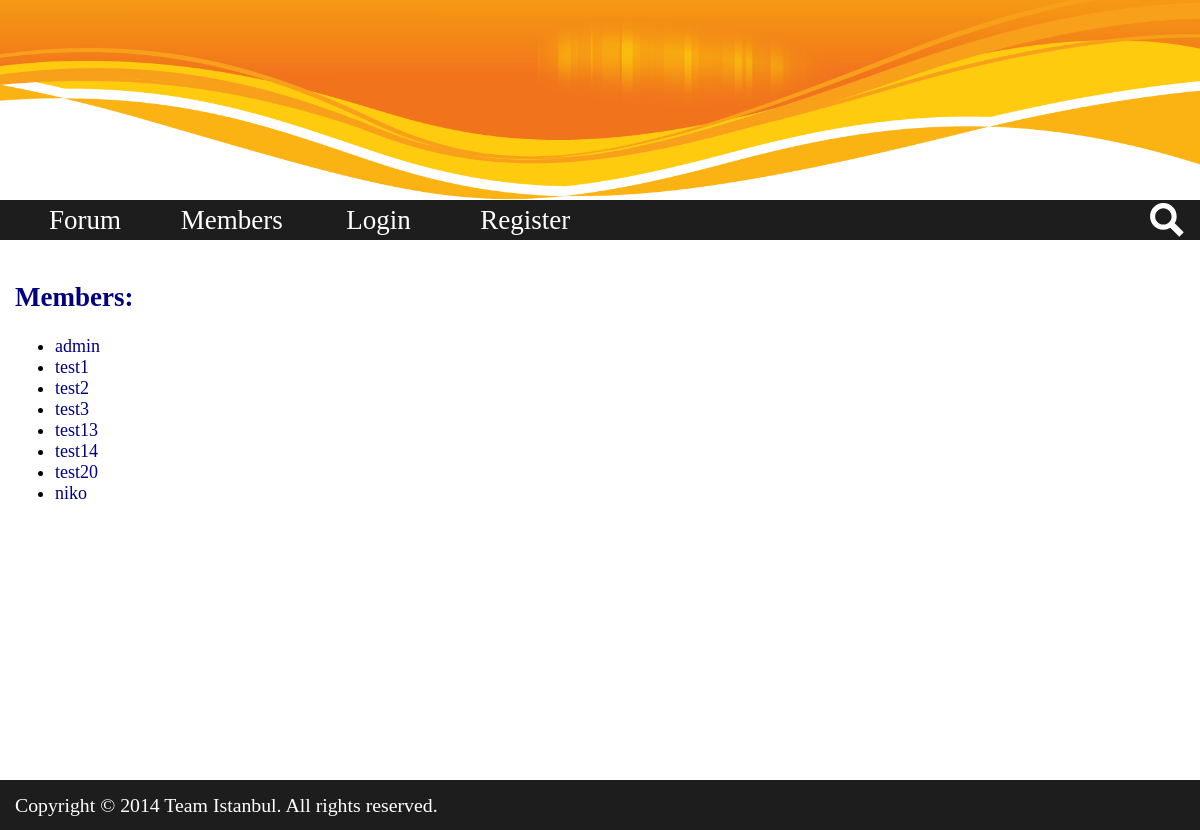
/members.php, run on the app's committed database.
### tables this page shows
CREATE TABLE IF NOT EXISTS `users` (
`id` int(5) NOT NULL,
  `username` varchar(255) NOT NULL,
  `name` varchar(255) NOT NULL,
  `password` varchar(255) NOT NULL,
  `email` varchar(255) NOT NULL,
  `role_id` int(1) NOT NULL DEFAULT '3',
  `register_date` datetime NOT NULL
);

### views/layouts/default.php (called while the page is built)
<?php include DX_ROOT_DIR . 'views/elements/header.php'; ?>
<?php include $template_file; ?>
<?php include DX_ROOT_DIR . 'views/elements/footer.php'; ?>

### members.php (called while the page is built, shortened)
<?php
include_once 'lib/database.php';
include_once 'lib/auth.php';
include_once 'models/master.php';
$user_model = new \Models\User_Model();
$users = $user_model->find();
$template_file = 'views/members.php';
include 'views/layouts/default.php';

### models/master.php (called while the page is built, shortened)
<?php
class Master_Model {
	protected $table;
	protected $dbconn;
	public function __construct( $args = array() ) {
		$args = array_merge( array(
			'where' => '',
			'columns' => '*',
			'limit' => 0
		), $args );
		extract( $args );
		$this->table = $table;
		$db = \Lib\Database::get_instance();
		$this->dbconn = $db::get_db();
		$this->dbconn->query("SET NAMES utf8");
	}
	public function find( $args = array() ) {
		$args = array_merge( array(
			'table' => $this->table,
			'where' => '',
			'columns' => '*',
			'limit' => 0
		), $args );
		extract( $args );
		$query = "select {$columns} from {$table}";
		$result_set = $this->dbconn->query( $query );
		$results = $this->process_results( $result_set );
		return $results;
	}
	protected function process_results( $result_set ) {
		$results = array();
		if( ! empty( $result_set ) && $result_set->num_rows > 0) {
			while($row = $result_set->fetch_assoc()) {
				$results[] = $row;
			}
		}
		return $results;
	}
}

### lib/auth.php (called while the page is built, shortened)
<?php
class Auth {
	public static function get_instance() {
		static $instance = null;
		if ( null === $instance ) {
			$instance = new static();
		}
		return $instance;
	}
}

### lib/database.php (called while the page is built, shortened)
<?php
class Database {
	private static $db = null;
	private function __construct() {
		$host = DB_HOST;
		$username = DB_USERNAME;
		$password = DB_PASSWORD;
		$database = DB_DATABASE;
		$db = new \mysqli( $host, $username, $password, $database );
		self::$db = $db;
	}
	public static function get_instance() {
		static $instance = null;
		if( null === $instance ) {
			$instance = new static();
		}
		return $instance;
	}
	public static function get_db() {
		return self::$db;
	}
}

### views/members.php (the view)
<div id="members">
    <h2>Members:</h2>
    <ul>
        <?php
        if (!empty ($users)):
            foreach ($users as $user): ?>
                <li><a href="<?php echo DX_ROOT_URL; ?>profile.php?mid=<?php echo htmlentities($user['id']) ?>"><?php echo htmlentities($user['username'])?></a></li>
            <?php endforeach; ?>
        <?php else: ?>
            <p>No members</p>
        <?php endif;?>
    </ul>
</div>

### styles/style.css (style rules this page uses)
* { box-sizing: border-box; }
html { overflow-y: scroll; }
body { font-size: 18px; width: 100%; margin: 0 auto; }
a { text-decoration: none; color: #000080; }
#members h2 { color: #000080; }

### data on the page
users: username "admin"
users: username "test1"
users: username "test2"
users: username "test3"
users: username "test13"
users: username "test14"
users: username "test20"
users: username "niko"
